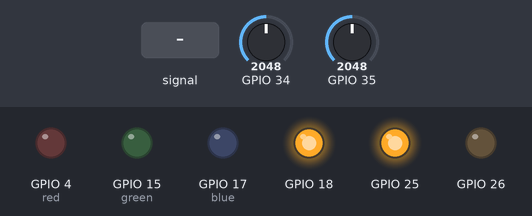
Simulated run of this sketch. Board: ESP32. Parts: output pins drawn as LEDs (lit = HIGH). Dashed ring = blinking. Inputs (shaded band) come from the test bench; at power-on: GPIO 35 = 2048, GPIO 34 = 2048. Nothing arrives over Bluetooth unless stated.

Above: at 1.2 s.
1.3 s: GPIO 34 fed a 200 Hz sine of ±1023 counts around its level
At 1.78 s:
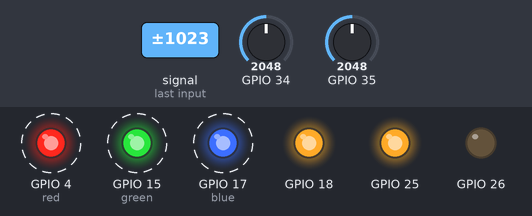
4.3 s: GPIO 35 set to 2443
7.3 s: GPIO 35 set to 2535
At 7.54 s:
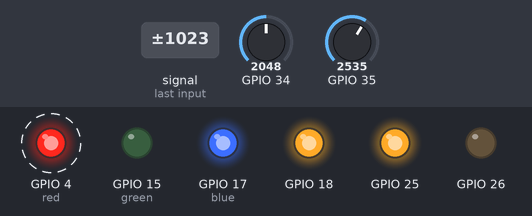
10.3 s: GPIO 35 set to 1460
At 10.54 s:
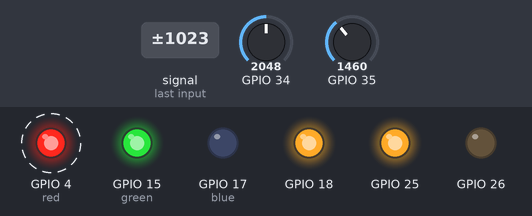
13.3 s: GPIO 34 set to 2540
At 14.4 s:
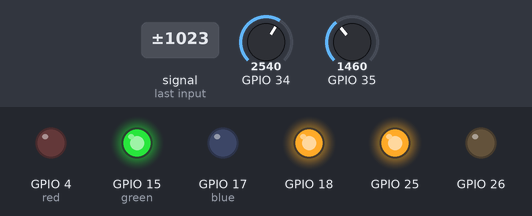
14.8 s: GPIO 34 set to 2440
At 15.7 s:
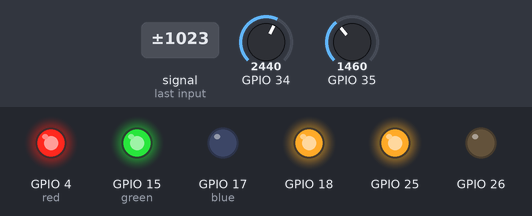
Timing chart, 0 to 17.3 s (numbered marks = the images above; inputs shaded):
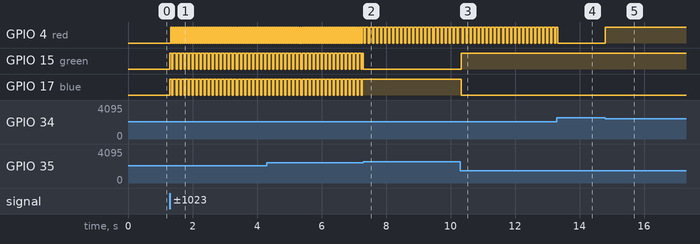

The sketch:

Single_Joystick_Remote.ino
```cpp
#include "BluetoothSerial.h"
BluetoothSerial SerialBT;
byte x, y, xstate, ystate;
int red=4,green=15,blue=17,gnd=16;

void setup() {
  pinMode(red, OUTPUT);
  pinMode(green, OUTPUT);
  pinMode(gnd, OUTPUT);
  pinMode(blue, OUTPUT);
  pinMode(18, OUTPUT);
  pinMode(25, OUTPUT);
  pinMode(26, OUTPUT);
  digitalWrite(26, 0);
  digitalWrite(25, 1);
  digitalWrite(gnd, 0);
  Serial.begin(9600);
  SerialBT.begin("remote master", true);
p:    bool connected = SerialBT.connect("Bluetooth RC Car");
  if (connected) digitalWrite(18, 1);
  else goto p;

}

void loop() {
  if (analogRead(34) > 2500) y = 2;
  else if (analogRead(34) < 1500) y = 1;
  else y = 0;
  if (analogRead(35) > 2500) x = 2;
  else if (analogRead(35) < 1500) x = 1;
  else x = 0;
  if (x != xstate || y != ystate) {
    xstate = x; ystate = y;
    if (y == 0 && x == 0) {
      SerialBT.write('S');
      digitalWrite(red, 1);
      digitalWrite(green, 1);
      digitalWrite(blue, 1);
    }
    else if (y == 2 && x == 0) {
      SerialBT.write('F');
      digitalWrite(red, 0);
      digitalWrite(green, 1);
      digitalWrite(blue, 1);
    }
    else if (y == 1 && x == 0) {
      SerialBT.write('B');
      digitalWrite(red, 0);
      digitalWrite(green, 0);
      digitalWrite(blue, 0);
    }
    else if (y == 0 && x == 2) {
      SerialBT.write('L');
      digitalWrite(red, 1);
      digitalWrite(green, 0);
      digitalWrite(blue, 1);
    }
    else if (y == 0 && x == 1) {
      SerialBT.write('R');
      digitalWrite(red, 1);
      digitalWrite(green, 1);
      digitalWrite(blue, 0);
    }
    else if (y == 2 && x == 2) {
      SerialBT.write('G'); // forward left
      digitalWrite(red, 0);
      digitalWrite(green, 0);
      digitalWrite(blue, 1);
    }
    else if (y == 2 && x == 1) {
      SerialBT.write('I'); // forward right
      digitalWrite(red, 0);
      digitalWrite(green, 1);
      digitalWrite(blue, 0);
    }
    else if (y == 1 && x == 2) {
      SerialBT.write('H'); // backward left
      digitalWrite(red, 1);
      digitalWrite(green, 0);
      digitalWrite(blue, 1);
    }
    else if (y == 1 && x == 2) {
      SerialBT.write('J'); // backward right
      digitalWrite(red, 1);
      digitalWrite(green, 1);
      digitalWrite(blue, 0);
    }
    delay(30);
  }
}
```

Measured:
- the behaviour switches between 2500 and 2501 on GPIO 35 (found by bisection; images 1 and 2)
- the behaviour switches between 2501 and 2500 on GPIO 34 (found by bisection; images 4 and 5)
- after the input at 1.3 s, GPIO 4 (red): alternates HIGH for 0.03 s and LOW for 0.03 s, starting at once; GPIO 15 (green), GPIO 17 (blue): alternates HIGH for 0.09 s and LOW for 0.03 s, starting at once
- after the input at 7.3 s, GPIO 4 (red): alternates HIGH for 0.09 s and LOW for 0.03 s, starting after 0.16 s; GPIO 17 (blue): stops changing and stays HIGH
- after the input at 10.3 s, GPIO 15 (green): LOW → HIGH at once; GPIO 17 (blue): HIGH → LOW at once
- after the input at 13.3 s, GPIO 4 (red): goes on until 13.3 s, then stays LOW
- after the input at 14.8 s, GPIO 4 (red): LOW → HIGH at once
